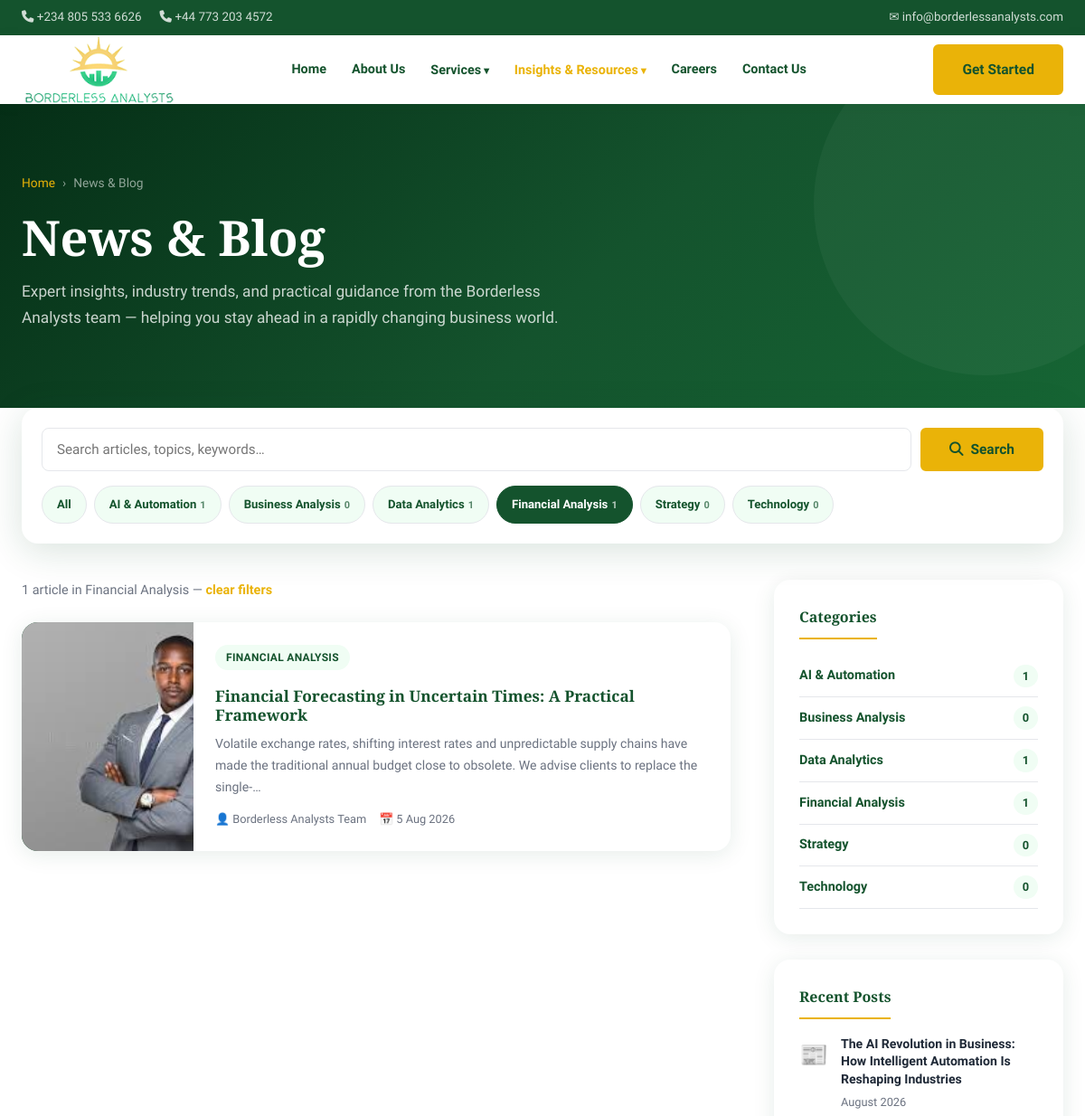
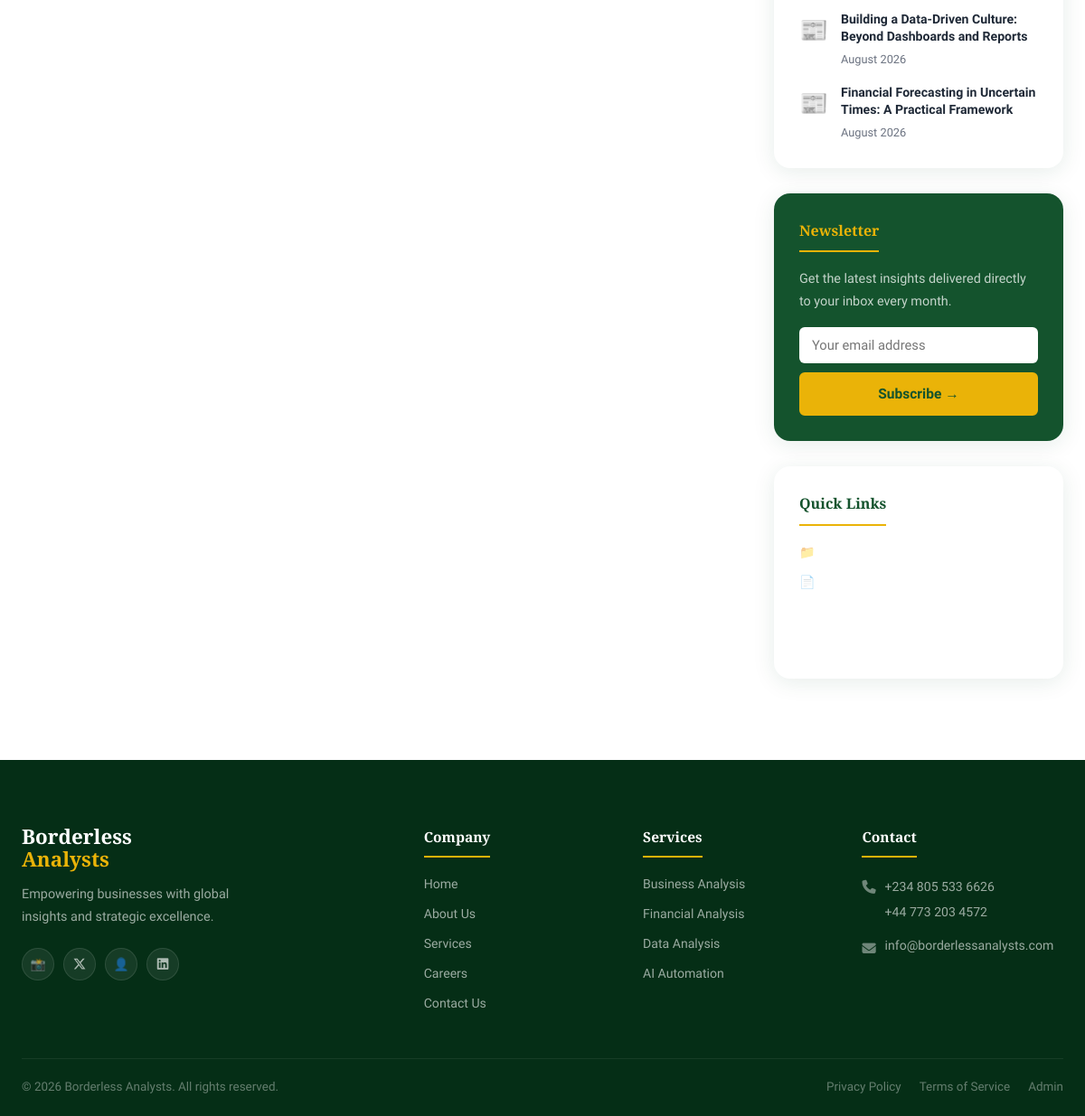
The app's page /blog.php?cat=4 with its own data (2 pictures, top to bottom).
### tables this page shows
CREATE TABLE IF NOT EXISTS `categories` (
  `id` int NOT NULL AUTO_INCREMENT,
  `name` varchar(80) NOT NULL,
  PRIMARY KEY (`id`),
  UNIQUE KEY `name` (`name`)
);

CREATE TABLE IF NOT EXISTS `posts` (
  `id` int NOT NULL AUTO_INCREMENT,
  `title` varchar(200) NOT NULL,
  `slug` varchar(220) NOT NULL,
  `category_id` int DEFAULT NULL,
  `author` varchar(120) NOT NULL DEFAULT 'Borderless Analysts Team',
  `image` varchar(255) DEFAULT NULL,
  `content` longtext NOT NULL,
  `featured` tinyint(1) NOT NULL DEFAULT '0',
  `created_at` timestamp NULL DEFAULT CURRENT_TIMESTAMP,
  `updated_at` timestamp NULL DEFAULT CURRENT_TIMESTAMP ON UPDATE CURRENT_TIMESTAMP,
  PRIMARY KEY (`id`),
  UNIQUE KEY `slug` (`slug`),
  KEY `fk_post_cat` (`category_id`)
);

### includes/db.php (called while the page is built, shortened)
<?php
function e($v) { return htmlspecialchars((string)$v, ENT_QUOTES, 'UTF-8'); }
function excerpt($html, $len = 180) {
    $t = trim(preg_replace('/\s+/', ' ', strip_tags($html)));
    return mb_strlen($t) > $len ? mb_substr($t, 0, $len) . '…' : $t;
}

### blog.php (the view, shortened to what this page needs)
<?php
require __DIR__ . '/includes/db.php';
$q   = trim($_GET['q'] ?? '');
$cat = isset($_GET['cat']) && $_GET['cat'] !== '' ? (int)$_GET['cat'] : 0;
$categories = $pdo->query(
    "SELECT c.id, c.name, COUNT(p.id) AS total
     FROM categories c LEFT JOIN posts p ON p.category_id = c.id
     GROUP BY c.id, c.name ORDER BY c.name"
)->fetchAll();
$where = [];
$args  = [];
if ($cat) {
    $where[] = 'p.category_id = ?';
    $args[]  = $cat;
}
$sql = "SELECT p.*, c.name AS category
        FROM posts p LEFT JOIN categories c ON c.id = p.category_id"
     . ($where ? ' WHERE ' . implode(' AND ', $where) : '')
     . ' ORDER BY p.featured DESC, p.created_at DESC';
$stmt = $pdo->prepare($sql);
$stmt->execute($args);
$posts = $stmt->fetchAll();
$recent = $pdo->query(
    "SELECT title, slug, created_at FROM posts ORDER BY created_at DESC LIMIT 4"
)->fetchAll();
$activeCatName = '';
foreach ($categories as $c) { if ($c['id'] == $cat) $activeCatName = $c['name']; }
require __DIR__ . '/includes/header.php';
?>
  <section class="page-hero">
    <div class="container"><div class="page-hero-content">
      <div class="breadcrumb"><a href="index.php">Home</a><span>›</span><span>News &amp; Blog</span></div>
      <h1>News &amp; Blog</h1>
      <p>Expert insights, industry trends, and practical guidance from the Borderless Analysts team — helping you stay ahead in a rapidly changing business world.</p>
    </div></div>
  </section>
  <section class="blog-main">
    <div class="container">
      <form class="blog-toolbar" method="get" action="blog.php">
        <div class="blog-search">
          <input type="text" name="q" value="<?= e($q) ?>" placeholder="Search articles, topics, keywords…" />
          <button class="btn btn-primary" type="submit"><i class="fa-solid fa-magnifying-glass"></i> Search</button>
        </div>
        <div class="blog-chips">
          <a class="chip <?= $cat ? '' : 'active' ?>" href="blog.php<?= $q !== '' ? '?q=' . urlencode($q) : '' ?>">All</a>
          <?php foreach ($categories as $c): ?>
            <a class="chip <?= $cat === (int)$c['id'] ? 'active' : '' ?>"
               href="blog.php?cat=<?= (int)$c['id'] ?><?= $q !== '' ? '&q=' . urlencode($q) : '' ?>">
              <?= e($c['name']) ?><small><?= (int)$c['total'] ?></small>
            </a>
          <?php endforeach; ?>
        </div>
      </form>
      <div class="blog-layout">
        <div>
          <?php if ($q !== '' || $cat): ?>
            <p class="blog-result-line">
              <?= count($posts) ?> article<?= count($posts) === 1 ? '' : 's' ?>
              <?= $activeCatName ? 'in ' . e($activeCatName) : '' ?>
              — <a href="blog.php" style="color:var(--accent);font-weight:600;">clear filters</a>
            </p>
          <?php endif; ?>
          <div class="blog-list">
            <?php foreach ($posts as $p): ?>
              <article class="blog-list-card fade-up">
                <div class="blog-list-thumb">
                  <?php if (!empty($p['image'])): ?>
                    <img src="<?= e($p['image']) ?>" alt="<?= e($p['title']) ?>">
                  <?php else: ?>📊<?php endif; ?>
                </div>
                <div class="blog-list-body">
                  <span class="blog-tag"><?= e($p['category'] ?? 'Insights') ?></span>
                  <h3><a href="post.php?slug=<?= e($p['slug']) ?>"><?= e($p['title']) ?></a></h3>
                  <p><?= e(excerpt($p['content'])) ?></p>
                  <div class="blog-meta">
                    <span>👤 <?= e($p['author']) ?></span>
                    <span>📅 <?= date('j M Y', strtotime($p['created_at'])) ?></span>
                  </div>
                </div>
              </article>
            <?php endforeach; ?>
          </div>
        </div>
        <aside class="sidebar">
          <div class="sidebar-widget">
            <h4>Categories</h4>
            <div class="sidebar-cats">
              <?php foreach ($categories as $c): ?>
                <a class="sidebar-cat" href="blog.php?cat=<?= (int)$c['id'] ?>">
                  <?= e($c['name']) ?> <span><?= (int)$c['total'] ?></span>
                </a>
              <?php endforeach; ?>
            </div>
          </div>
          <div class="sidebar-widget">
            <h4>Recent Posts</h4>
            <div class="sidebar-recent">
              <?php foreach ($recent as $r): ?>
                <div class="sidebar-post">
                  <div class="sidebar-post-icon">📰</div>
                  <div>
                    <h5><a href="post.php?slug=<?= e($r['slug']) ?>"><?= e($r['title']) ?></a></h5>
                    <p><?= date('F Y', strtotime($r['created_at'])) ?></p>
                  </div>
                </div>
              <?php endforeach; ?>
            </div>
          </div>
          <div class="sidebar-widget newsletter-widget">
            <h4>Newsletter</h4>
            <p>Get the latest insights delivered directly to your inbox every month.</p>
            <input type="email" placeholder="Your email address" />
            <button class="btn btn-primary">Subscribe →</button>
          </div>
          <div class="sidebar-widget">
            <h4>Quick Links</h4>
            <div class="footer-links">
              <a href="case-studies.php">📁 Case Studies</a>
              <a href="whitepapers.php">📄 Whitepapers</a>
              <a href="services.php"><i class="fa-solid fa-gear"></i> Our Services</a>
              <a href="contact.php"><i class="fa-solid fa-envelope"></i> Contact Us</a>
            </div>
          </div>
        </aside>
      </div>
    </div>
  </section>
<?php require __DIR__ . '/includes/footer.php'; ?>

### style.css (style rules this page uses)
:root { --primary: #14532d; --primary-light: #166534; --accent: #eab308; --accent-light: #facc15; --white: #ffffff; --light-bg: #f0fdf4; --gray: #6b7280; --dark-gray: #374151; --text: #1f2937; --border: #e5e7eb; --shadow: 0 4px 24px rgba(20,83,45,0.10); --shadow-lg: 0 8px 40px rgba(20,83,45,0.16); --radius: 10px; --radius-lg: 18px; --transition: 0.28s cubic-bezier(0.4,0,0.2,1); --font-heading: 'Playfair Display', Georgia, serif; --font-body: 'Source Sans 3', 'Segoe UI', sans-serif; }
*, *::before, *::after { box-sizing: border-box; margin: 0; padding: 0; }
html { scroll-behavior: smooth; }
body { font-family: var(--font-body); color: var(--text); background: var(--white); line-height: 1.7; font-size: 16px; }
img { max-width: 100%; display: block; }
a { text-decoration: none; color: inherit; }
h1,h2,h3,h4 { font-family: var(--font-heading); line-height: 1.22; color: var(--primary); }
h1 { font-size: clamp(2rem,4.5vw,3.5rem); font-weight: 700; }
h3 { font-size: clamp(1.15rem,2.5vw,1.5rem); font-weight: 600; }
h4 { font-size: 1.05rem; font-weight: 600; }
p { margin-bottom: 1rem; color: var(--dark-gray); }
.container { max-width: 1200px; margin: 0 auto; padding: 0 24px; }
.btn { display: inline-flex; align-items: center; gap: 8px; padding: 13px 30px; border-radius: 6px; font-family: var(--font-body); font-size: 0.97rem; font-weight: 600; border: 2px solid transparent; cursor: pointer; transition: var(--transition); }
.btn-primary { background: var(--accent); color: var(--primary); border-color: var(--accent); }
.blog-tag { display: inline-block; font-size: 0.76rem; font-weight: 700; text-transform: uppercase; letter-spacing: 0.1em; color: var(--accent); margin-bottom: 10px; }
.blog-meta { display: flex; gap: 12px; margin-top: 14px; font-size: 0.82rem; color: var(--gray); }
.page-hero { background: linear-gradient(135deg, #052e16 0%, var(--primary) 55%, #166534 100%); padding: 76px 0 68px; position: relative; overflow: hidden; }
.page-hero::before { content: ''; position: absolute; right: -80px; top: -80px; width: 380px; height: 380px; border-radius: 50%; background: rgba(255,255,255,0.04); }
.page-hero .container { position: relative; z-index: 2; }
.page-hero h1 { color: var(--white); margin-bottom: 12px; }
.page-hero p { color: rgba(255,255,255,0.78); font-size: 1.08rem; max-width: 620px; }
.breadcrumb { display: flex; align-items: center; gap: 8px; font-size: 0.86rem; color: rgba(255,255,255,0.55); margin-bottom: 16px; }
.breadcrumb a { color: var(--accent); }
.footer-links { display: flex; flex-direction: column; gap: 9px; }
.footer-links a { color: rgba(255,255,255,0.6); font-size: 0.88rem; transition: var(--transition); }
.fade-up { opacity: 0; transform: translateY(30px); transition: opacity 0.6s ease, transform 0.6s ease; }
.fade-up.visible { opacity: 1; transform: translateY(0); }
.blog-page { background: linear-gradient(rgba(255,255,255,.95), rgba(255,255,255,.95)), url('https://images.unsplash.com/photo-1516321318423-f06f85e504b3?q=80&w=1600&auto=format&fit=crop'); background-size: cover; background-attachment: fixed; }

### records on screen
categories: name "AI & Automation", total "1"
categories: name "Business Analysis", total "0"
categories: name "Data Analytics", total "1"
categories: name "Financial Analysis", total "1"
categories: name "Strategy", total "0"
categories: name "Technology", total "0"
posts: image (picture), category.name "FINANCIAL ANALYSIS", title "Financial Forecasting in Uncertain Times: A Practical Framework", content "Volatile exchange rates, shifting interest rates and unpredictable supply chains have made the traditional annual budget close to obsolete. We advise clients to replace the single-…", author "Borderless Analysts Team", created_at "5 Aug 2026", created_at "August 2026"
posts: title "The AI Revolution in Business: How Intelligent Automation Is Reshaping Industries", created_at "August 2026"
posts: title "Building a Data-Driven Culture: Beyond Dashboards and Reports", created_at "August 2026"

### other values on screen
count($posts) "1"
